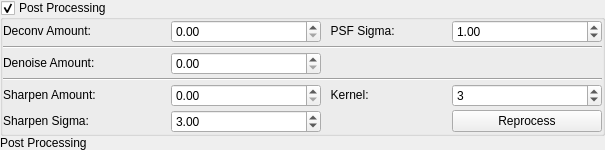
      <widget class="MinimizeWidget" name="PostProcMinimizeWidget">
       <layout class="QVBoxLayout" name="PostProcUnusedVerticalLayout">
        <property name="spacing">
         <number>0</number>
        </property>
        <property name="leftMargin">
         <number>0</number>
        </property>
        <property name="topMargin">
         <number>0</number>
        </property>
        <property name="rightMargin">
         <number>0</number>
        </property>
        <property name="bottomMargin">
         <number>0</number>
        </property>
        <item>
         <widget class="QGroupBox" name="PostProcGroupBox">
          <property name="sizePolicy">
           <sizepolicy hsizetype="Fixed" vsizetype="Fixed">
            <horstretch>0</horstretch>
            <verstretch>0</verstretch>
           </sizepolicy>
          </property>
          <property name="minimumSize">
           <size>
            <width>600</width>
            <height>0</height>
           </size>
          </property>
          <property name="title">
           <string>Post Processing</string>
          </property>
          <property name="checkable">
           <bool>true</bool>
          </property>
          <property name="checked">
           <bool>true</bool>
          </property>
          <layout class="QGridLayout" name="gridLayout_4">
           <property name="leftMargin">
            <number>0</number>
           </property>
           <property name="topMargin">
            <number>0</number>
           </property>
           <property name="rightMargin">
            <number>0</number>
           </property>
           <property name="bottomMargin">
            <number>0</number>
           </property>
           <property name="spacing">
            <number>3</number>
           </property>
           <item row="2" column="0">
            <widget class="QLabel" name="DenoiseLabel">
             <property name="sizePolicy">
              <sizepolicy hsizetype="Fixed" vsizetype="Fixed">
               <horstretch>0</horstretch>
               <verstretch>0</verstretch>
              </sizepolicy>
             </property>
             <property name="minimumSize">
              <size>
               <width>165</width>
               <height>0</height>
              </size>
             </property>
             <property name="toolTip">
              <string>&lt;html&gt;&lt;head/&gt;&lt;body&gt;&lt;p&gt;Amount of denoise to apply. Larger values apply more denoising.&lt;/p&gt;&lt;p&gt;Set to 0 to skip denoising&lt;/p&gt;&lt;/body&gt;&lt;/html&gt;</string>
             </property>
             <property name="text">
              <string>Denoise Amount:</string>
             </property>
             <property name="buddy">
              <cstring>DenoiseAmt</cstring>
             </property>
            </widget>
           </item>
           <item row="4" column="3">
            <widget class="QSpinBox" name="SharpenKernal">
             <property name="sizePolicy">
              <sizepolicy hsizetype="Fixed" vsizetype="Fixed">
               <horstretch>0</horstretch>
               <verstretch>0</verstretch>
              </sizepolicy>
             </property>
             <property name="minimumSize">
              <size>
               <width>150</width>
               <height>0</height>
              </size>
             </property>
             <property name="toolTip">
              <string>&lt;html&gt;&lt;head/&gt;&lt;body&gt;&lt;p&gt;Sharpen kernal size.&lt;/p&gt;&lt;/body&gt;&lt;/html&gt;</string>
             </property>
             <property name="minimum">
              <number>1</number>
             </property>
             <property name="singleStep">
              <number>2</number>
             </property>
             <property name="value">
              <number>3</number>
             </property>
            </widget>
           </item>
           <item row="0" column="1">
            <widget class="QDoubleSpinBox" name="DeconvAmt">
             <property name="sizePolicy">
              <sizepolicy hsizetype="Fixed" vsizetype="Fixed">
               <horstretch>0</horstretch>
               <verstretch>0</verstretch>
              </sizepolicy>
             </property>
             <property name="minimumSize">
              <size>
               <width>150</width>
               <height>0</height>
              </size>
             </property>
             <property name="toolTip">
              <string>&lt;html&gt;&lt;head/&gt;&lt;body&gt;&lt;p&gt;Amount of Wiener Deconvolution to apply in the range 0 to 1. The feature blends this amount of the deconvolved image with (1 - amount) of the original image.&lt;/p&gt;&lt;p&gt;Set to 0 to switch deconvolution off.&lt;/p&gt;&lt;/body&gt;&lt;/html&gt;</string>
             </property>
             <property name="maximum">
              <double>1.000000000000000</double>
             </property>
             <property name="singleStep">
              <double>0.100000000000000</double>
             </property>
            </widget>
           </item>
           <item row="2" column="1">
            <widget class="QDoubleSpinBox" name="DenoiseAmt">
             <property name="sizePolicy">
              <sizepolicy hsizetype="Fixed" vsizetype="Fixed">
               <horstretch>0</horstretch>
               <verstretch>0</verstretch>
              </sizepolicy>
             </property>
             <property name="minimumSize">
              <size>
               <width>150</width>
               <height>0</height>
              </size>
             </property>
             <property name="toolTip">
              <string>&lt;html&gt;&lt;head/&gt;&lt;body&gt;&lt;p&gt;Amount of denoise to apply. Larger values apply more denoising.&lt;/p&gt;&lt;p&gt;Set to 0 to skip denoising&lt;/p&gt;&lt;/body&gt;&lt;/html&gt;</string>
             </property>
             <property name="maximum">
              <double>1.000000000000000</double>
             </property>
            </widget>
           </item>
           <item row="1" column="0" colspan="4">
            <widget class="Line" name="line">
             <property name="orientation">
              <enum>Qt::Horizontal</enum>
             </property>
            </widget>
           </item>
           <item row="4" column="2">
            <widget class="QLabel" name="SharpenKernalLabel">
             <property name="sizePolicy">
              <sizepolicy hsizetype="Fixed" vsizetype="Fixed">
               <horstretch>0</horstretch>
               <verstretch>0</verstretch>
              </sizepolicy>
             </property>
             <property name="minimumSize">
              <size>
               <width>125</width>
               <height>0</height>
              </size>
             </property>
             <property name="toolTip">
              <string>&lt;html&gt;&lt;head/&gt;&lt;body&gt;&lt;p&gt;Sharpen kernal size.&lt;/p&gt;&lt;/body&gt;&lt;/html&gt;</string>
             </property>
             <property name="text">
              <string>  Kernel:</string>
             </property>
             <property name="buddy">
              <cstring>SharpenKernal</cstring>
             </property>
            </widget>
           </item>
           <item row="6" column="0">
            <widget class="QLabel" name="SharpenSigmaLabel">
             <property name="sizePolicy">
              <sizepolicy hsizetype="Fixed" vsizetype="Fixed">
               <horstretch>0</horstretch>
               <verstretch>0</verstretch>
              </sizepolicy>
             </property>
             <property name="minimumSize">
              <size>
               <width>165</width>
               <height>0</height>
              </size>
             </property>
             <property name="toolTip">
              <string>&lt;html&gt;&lt;head/&gt;&lt;body&gt;&lt;p&gt;Sharpen sigma.&lt;/p&gt;&lt;/body&gt;&lt;/html&gt;</string>
             </property>
             <property name="text">
              <string>Sharpen Sigma:</string>
             </property>
             <property name="buddy">
              <cstring>SharpenSigma</cstring>
             </property>
            </widget>
           </item>
           <item row="0" column="2">
            <widget class="QLabel" name="PSFLabel">
             <property name="sizePolicy">
              <sizepolicy hsizetype="Fixed" vsizetype="Fixed">
               <horstretch>0</horstretch>
               <verstretch>0</verstretch>
              </sizepolicy>
             </property>
             <property name="minimumSize">
              <size>
               <width>125</width>
               <height>0</height>
              </size>
             </property>
             <property name="toolTip">
              <string>&lt;html&gt;&lt;head/&gt;&lt;body&gt;&lt;p&gt;PSF Sigma to use for Deconvolution&lt;/p&gt;&lt;/body&gt;&lt;/html&gt;</string>
             </property>
             <property name="text">
              <string>  PSF Sigma:</string>
             </property>
             <property name="buddy">
              <cstring>PSFSigma</cstring>
             </property>
            </widget>
           </item>
           <item row="6" column="1">
            <widget class="QDoubleSpinBox" name="SharpenSigma">
             <property name="sizePolicy">
              <sizepolicy hsizetype="Fixed" vsizetype="Fixed">
               <horstretch>0</horstretch>
               <verstretch>0</verstretch>
              </sizepolicy>
             </property>
             <property name="minimumSize">
              <size>
               <width>150</width>
               <height>0</height>
              </size>
             </property>
             <property name="toolTip">
              <string>&lt;html&gt;&lt;head/&gt;&lt;body&gt;&lt;p&gt;Sharpen sigma.&lt;/p&gt;&lt;/body&gt;&lt;/html&gt;</string>
             </property>
             <property name="maximum">
              <double>100.000000000000000</double>
             </property>
             <property name="value">
              <double>3.000000000000000</double>
             </property>
            </widget>
           </item>
           <item row="4" column="0">
            <widget class="QLabel" name="SharpenLabel">
             <property name="sizePolicy">
              <sizepolicy hsizetype="Fixed" vsizetype="Fixed">
               <horstretch>0</horstretch>
               <verstretch>0</verstretch>
              </sizepolicy>
             </property>
             <property name="minimumSize">
              <size>
               <width>165</width>
               <height>0</height>
              </size>
             </property>
             <property name="toolTip">
              <string>&lt;html&gt;&lt;head/&gt;&lt;body&gt;&lt;p&gt;Amount of sharpening to apply. Larger values apply more sharpening.&lt;/p&gt;&lt;p&gt;Set to 0 to skip sharpening.&lt;/p&gt;&lt;/body&gt;&lt;/html&gt;</string>
             </property>
             <property name="text">
              <string>Sharpen Amount:</string>
             </property>
             <property name="buddy">
              <cstring>SharpenAmt</cstring>
             </property>
            </widget>
           </item>
           <item row="0" column="0">
            <widget class="QLabel" name="DeconvLabel">
             <property name="sizePolicy">
              <sizepolicy hsizetype="Fixed" vsizetype="Fixed">
               <horstretch>0</horstretch>
               <verstretch>0</verstretch>
              </sizepolicy>
             </property>
             <property name="minimumSize">
              <size>
               <width>165</width>
               <height>0</height>
              </size>
             </property>
             <property name="toolTip">
              <string>&lt;html&gt;&lt;head/&gt;&lt;body&gt;&lt;p&gt;Amount of Wiener Deconvolution to apply in the range 0 to 1. The feature blends this amount of the deconvolved image with (1 - amount) of the original image.&lt;/p&gt;&lt;p&gt;Set to 0 to switch deconvolution off.&lt;/p&gt;&lt;/body&gt;&lt;/html&gt;</string>
             </property>
             <property name="text">
              <string>Deconv Amount:</string>
             </property>
             <property name="buddy">
              <cstring>DeconvAmt</cstring>
             </property>
            </widget>
           </item>
           <item row="0" column="3">
            <widget class="QDoubleSpinBox" name="PSFSigma">
             <property name="sizePolicy">
              <sizepolicy hsizetype="Fixed" vsizetype="Fixed">
               <horstretch>0</horstretch>
               <verstretch>0</verstretch>
              </sizepolicy>
             </property>
             <property name="minimumSize">
              <size>
               <width>150</width>
               <height>0</height>
              </size>
             </property>
             <property name="toolTip">
              <string>&lt;html&gt;&lt;head/&gt;&lt;body&gt;&lt;p&gt;PSF Sigma to use for Deconvolution&lt;/p&gt;&lt;/body&gt;&lt;/html&gt;</string>
             </property>
             <property name="maximum">
              <double>10.000000000000000</double>
             </property>
             <property name="value">
              <double>1.000000000000000</double>
             </property>
            </widget>
           </item>
           <item row="4" column="1">
            <widget class="QDoubleSpinBox" name="SharpenAmt">
             <property name="sizePolicy">
              <sizepolicy hsizetype="Fixed" vsizetype="Fixed">
               <horstretch>0</horstretch>
               <verstretch>0</verstretch>
              </sizepolicy>
             </property>
             <property name="minimumSize">
              <size>
               <width>150</width>
               <height>0</height>
              </size>
             </property>
             <property name="toolTip">
              <string>&lt;html&gt;&lt;head/&gt;&lt;body&gt;&lt;p&gt;Amount of sharpening to apply. Larger values apply more sharpening.&lt;/p&gt;&lt;p&gt;Set to 0 to skip sharpening.&lt;/p&gt;&lt;/body&gt;&lt;/html&gt;</string>
             </property>
             <property name="maximum">
              <double>100.000000000000000</double>
             </property>
            </widget>
           </item>
           <item row="3" column="0" colspan="4">
            <widget class="Line" name="line_2">
             <property name="orientation">
              <enum>Qt::Horizontal</enum>
             </property>
            </widget>
           </item>
           <item row="6" column="3">
            <widget class="QPushButton" name="ReprocessB">
             <property name="sizePolicy">
              <sizepolicy hsizetype="Fixed" vsizetype="Fixed">
               <horstretch>0</horstretch>
               <verstretch>0</verstretch>
              </sizepolicy>
             </property>
             <property name="minimumSize">
              <size>
               <width>150</width>
               <height>0</height>
              </size>
             </property>
             <property name="toolTip">
              <string>Rerun the post processing using the selected parameters</string>
             </property>
             <property name="text">
              <string>Reprocess</string>
             </property>
            </widget>
           </item>
          </layout>
         </widget>
        </item>
        <item>
         <widget class="QLabel" name="PostProcMinimized">
          <property name="toolTip">
           <string>Configure post-processing options in this section.</string>
          </property>
          <property name="text">
           <string>Post Processing</string>
          </property>
         </widget>
        </item>
       </layout>
      </widget>
